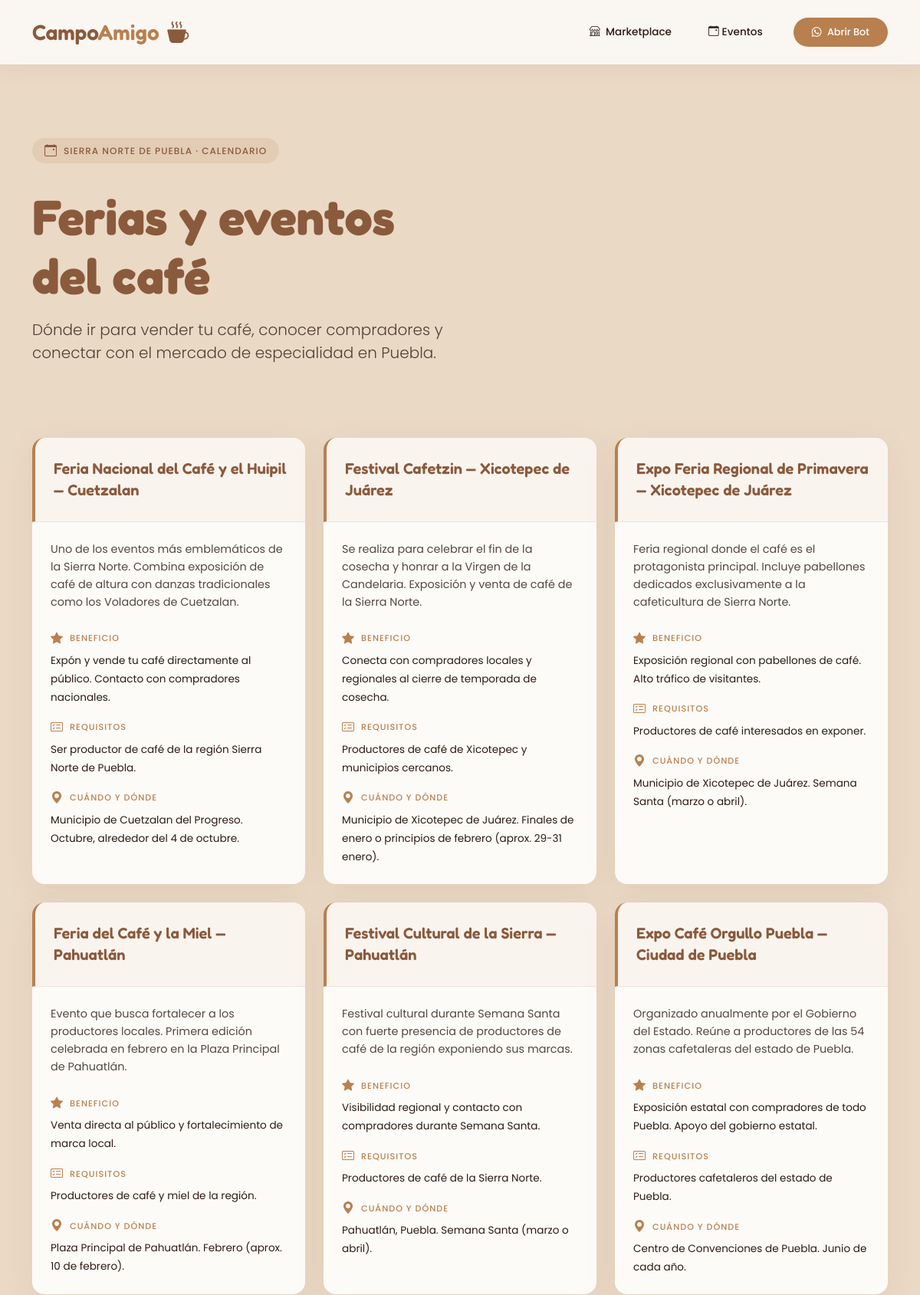
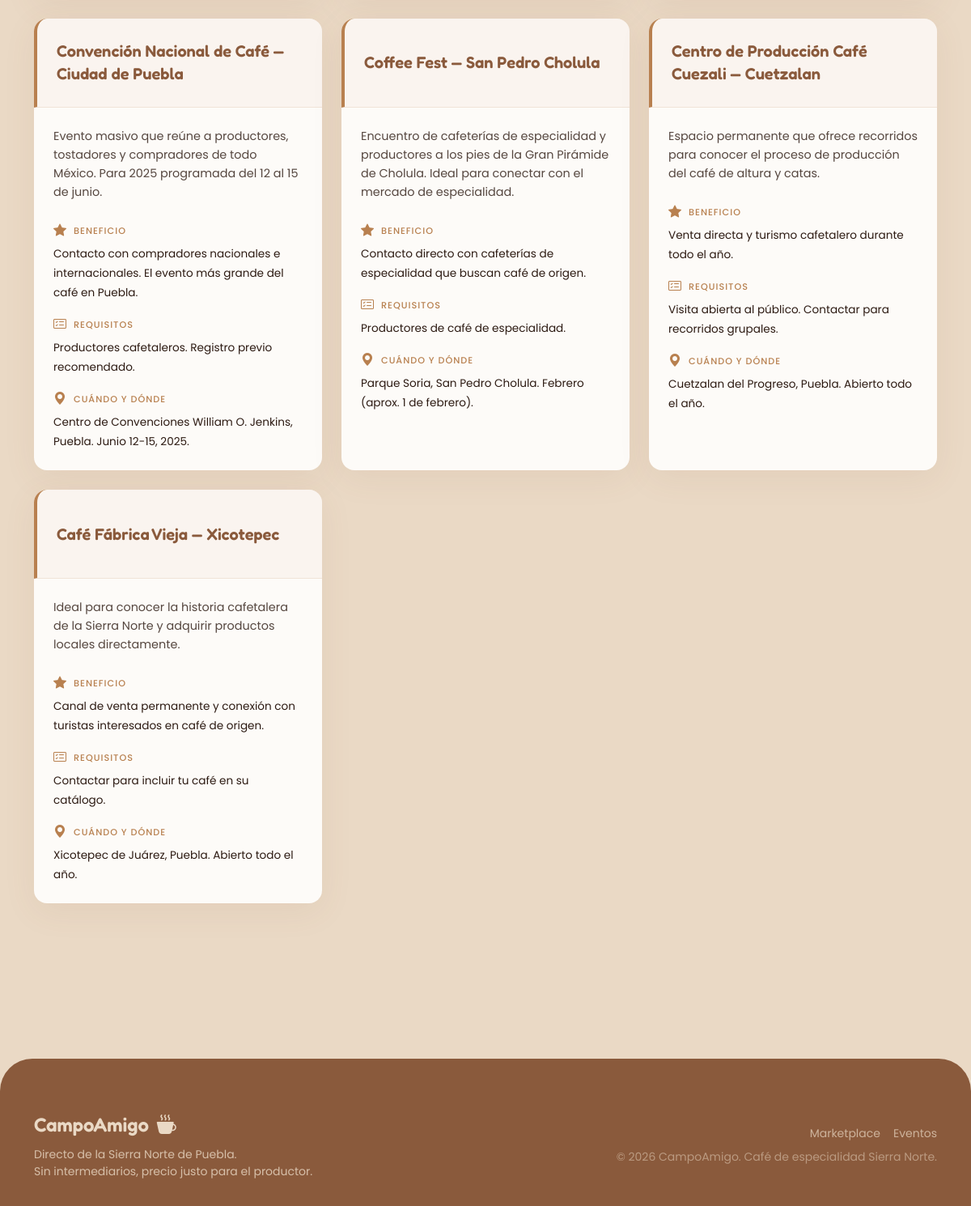
The page /eventos/ on the database its author committed (2 pictures, top to bottom).
### core/models.py (models this page shows, shortened)
class ProgramaApoyo(models.Model):
    nombre = models.CharField(max_length=200)
    descripcion = models.TextField()
    beneficio = models.TextField()
    requisitos = models.TextField()
    contacto = models.CharField(max_length=200)
    vigente = models.BooleanField(default=True)

### core/views.py (the view)
# urls.py: path('eventos/', views.eventos, name='eventos'),
def eventos(request):
    programas = ProgramaApoyo.objects.filter(vigente=True)
    return render(request, 'core/eventos.html', {'programas': programas})

### core/templates/core/eventos.html (shortened to what this page needs)
{% extends 'core/base.html' %}
{% block content %}
<section class="row align-items-center py-4 py-lg-5 mb-4">
    <div class="col-lg-8">
        <span class="badge text-uppercase mb-3 px-3 py-2 rounded-pill d-inline-flex align-items-center" style="background-color: rgba(184, 128, 79, 0.15); color: var(--primary); font-weight: 500; letter-spacing: 1px;">
            <i class="bi bi-calendar-event me-2 fs-6"></i> Sierra Norte de Puebla · Calendario
        </span>
        <h1 class="display-3 fw-bold my-3 text-dark-custom" style="color: var(--primary); font-family: 'Fredoka', sans-serif;">Ferias y eventos <br>del café</h1>
        <p class="lead mb-4" style="color: var(--text-dark); opacity: 0.8; max-width: 600px;">Dónde ir para vender tu café, conocer compradores y conectar con el mercado de especialidad en Puebla.</p>
    </div>
</section>
<div class="row g-4 mb-5">
    {% for p in programas %}
    <div class="col-md-6 col-lg-4">
        <div class="card h-100 border-0 soft-shadow rounded-4 card-hover" style="background-color: var(--card-bg);">
            <div class="p-4 border-bottom border-light bg-light-custom d-flex align-items-center" style="border-left: 4px solid var(--accent) !important; border-top-left-radius: 1rem; border-top-right-radius: 1rem; min-height: 110px;">
                <h3 class="h5 mb-0 fw-semibold w-100" style="color: var(--primary); font-family: 'Fredoka', sans-serif; line-height: 1.4;">
                    {{ p.nombre }}
                </h3>
            </div>
            <div class="card-body p-4">
                <p style="color: var(--text-dark); opacity: 0.8; font-size: 0.9rem; line-height: 1.6;" class="mb-4">
                    {{ p.descripcion }}
                </p>
                <div class="d-flex flex-column gap-3">
                    <div>
                        <small class="text-uppercase fw-medium d-flex align-items-center mb-1" style="color: var(--accent); font-size: 0.7rem; letter-spacing: 1px;">
                            <i class="bi bi-star-fill me-2 fs-6"></i> Beneficio
                        </small>
                        <span style="color: var(--text-dark); font-size: 0.85rem; line-height: 1.4;">{{ p.beneficio }}</span>
                    </div>
                    <div>
                        <small class="text-uppercase fw-medium d-flex align-items-center mb-1" style="color: var(--accent); font-size: 0.7rem; letter-spacing: 1px;">
                            <i class="bi bi-card-checklist me-2 fs-6"></i> Requisitos
                        </small>
                        <span style="color: var(--text-dark); font-size: 0.85rem; line-height: 1.4;">{{ p.requisitos }}</span>
                    </div>
                    <div>
                        <small class="text-uppercase fw-medium d-flex align-items-center mb-1" style="color: var(--accent); font-size: 0.7rem; letter-spacing: 1px;">
                            <i class="bi bi-geo-alt-fill me-2 fs-6"></i> Cuándo y dónde
                        </small>
                        <span style="color: var(--text-dark); font-size: 0.85rem; line-height: 1.4;">{{ p.contacto }}</span>
                    </div>
                </div>
            </div>
        </div>
    </div>
    {% endfor %}
</div>
{% endblock %}

### core/templates/core/base.html (style rules this page uses)
:root { --bg-base: #EAD9C5; --accent: #B8804F; --primary: #8A5A3C; --text-dark: #2C1A12; --card-bg: #FDFBF8; }
body { font-family: 'Poppins', sans-serif; background-color: var(--bg-base); color: var(--text-dark); -webkit-font-smoothing: antialiased; }
h1, h2, h3, h4, h5, h6, .navbar-brand { font-family: 'Fredoka', sans-serif; }
.soft-shadow { box-shadow: 0 10px 40px rgba(138, 90, 60, 0.08) !important; }

### core/templates/core/eventos.html (style rules this page uses)
.bg-light-custom { background-color: rgba(244, 235, 225, 0.4) !important; }
.border-light { border-color: rgba(184, 128, 79, 0.15) !important; }
.card-hover { transition: all 0.3s cubic-bezier(0.25, 0.8, 0.25, 1); }

### rows shown on the page
ProgramaApoyo: nombre "Feria Nacional del Café y el Huipil — Cuetzalan", descripcion "Uno de los eventos más emblemáticos de la Sierra Norte. Combina exposición de café de altura con danzas tradicionales como los Voladores de Cuetzalan.", beneficio "Expón y vende tu café directamente al público. Contacto con compradores nacionales.", requisitos "Ser productor de café de la región Sierra Norte de Puebla.", contacto "Municipio de Cuetzalan del Progreso. Octubre, alrededor del 4 de octubre."
ProgramaApoyo: nombre "Festival Cafetzin — Xicotepec de Juárez", descripcion "Se realiza para celebrar el fin de la cosecha y honrar a la Virgen de la Candelaria. Exposición y venta de café de la Sierra Norte.", beneficio "Conecta con compradores locales y regionales al cierre de temporada de cosecha.", requisitos "Productores de café de Xicotepec y municipios cercanos.", contacto "Municipio de Xicotepec de Juárez. Finales de enero o principios de febrero (aprox. 29-31 enero)."
ProgramaApoyo: nombre "Expo Feria Regional de Primavera — Xicotepec de Juárez", descripcion "Feria regional donde el café es el protagonista principal. Incluye pabellones dedicados exclusivamente a la cafeticultura de Sierra Norte.", beneficio "Exposición regional con pabellones de café. Alto tráfico de visitantes.", requisitos "Productores de café interesados en exponer.", contacto "Municipio de Xicotepec de Juárez. Semana Santa (marzo o abril)."
ProgramaApoyo: nombre "Feria del Café y la Miel — Pahuatlán", descripcion "Evento que busca fortalecer a los productores locales. Primera edición celebrada en febrero en la Plaza Principal de Pahuatlán.", beneficio "Venta directa al público y fortalecimiento de marca local.", requisitos "Productores de café y miel de la región.", contacto "Plaza Principal de Pahuatlán. Febrero (aprox. 10 de febrero)."
ProgramaApoyo: nombre "Festival Cultural de la Sierra — Pahuatlán", descripcion "Festival cultural durante Semana Santa con fuerte presencia de productores de café de la región exponiendo sus marcas.", beneficio "Visibilidad regional y contacto con compradores durante Semana Santa.", requisitos "Productores de café de la Sierra Norte.", contacto "Pahuatlán, Puebla. Semana Santa (marzo o abril)."
ProgramaApoyo: nombre "Expo Café Orgullo Puebla — Ciudad de Puebla", descripcion "Organizado anualmente por el Gobierno del Estado. Reúne a productores de las 54 zonas cafetaleras del estado de Puebla.", beneficio "Exposición estatal con compradores de todo Puebla. Apoyo del gobierno estatal.", requisitos "Productores cafetaleros del estado de Puebla.", contacto "Centro de Convenciones de Puebla. Junio de cada año."
ProgramaApoyo: nombre "Convención Nacional de Café — Ciudad de Puebla", descripcion "Evento masivo que reúne a productores, tostadores y compradores de todo México. Para 2025 programada del 12 al 15 de junio.", beneficio "Contacto con compradores nacionales e internacionales. El evento más grande del café en Puebla.", requisitos "Productores cafetaleros. Registro previo recomendado.", contacto "Centro de Convenciones William O. Jenkins, Puebla. Junio 12-15, 2025."
ProgramaApoyo: nombre "Coffee Fest — San Pedro Cholula", descripcion "Encuentro de cafeterías de especialidad y productores a los pies de la Gran Pirámide de Cholula. Ideal para conectar con el mercado de especialidad.", beneficio "Contacto directo con cafeterías de especialidad que buscan café de origen.", requisitos "Productores de café de especialidad.", contacto "Parque Soria, San Pedro Cholula. Febrero (aprox. 1 de febrero)."
ProgramaApoyo: nombre "Centro de Producción Café Cuezali — Cuetzalan", descripcion "Espacio permanente que ofrece recorridos para conocer el proceso de producción del café de altura y catas.", beneficio "Venta directa y turismo cafetalero durante todo el año.", requisitos "Visita abierta al público. Contactar para recorridos grupales.", contacto "Cuetzalan del Progreso, Puebla. Abierto todo el año."
ProgramaApoyo: nombre "Café Fábrica Vieja — Xicotepec", descripcion "Ideal para conocer la historia cafetalera de la Sierra Norte y adquirir productos locales directamente.", beneficio "Canal de venta permanente y conexión con turistas interesados en café de origen.", requisitos "Contactar para incluir tu café en su catálogo.", contacto "Xicotepec de Juárez, Puebla. Abierto todo el año."
